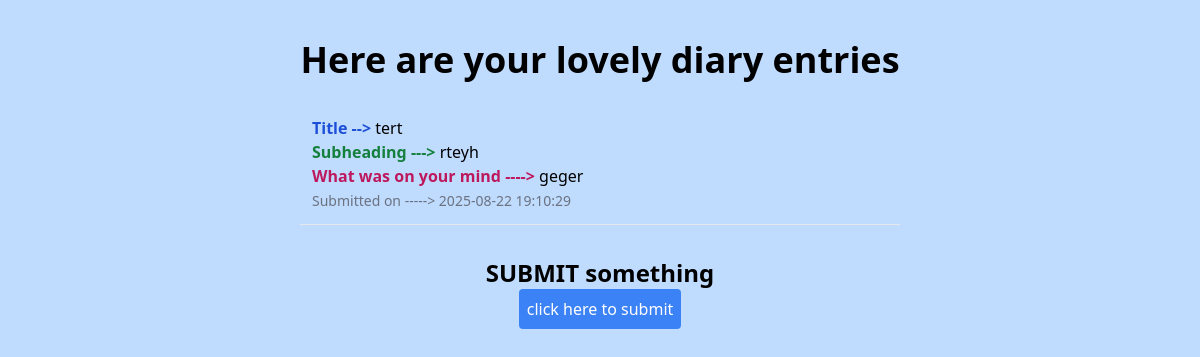
/all, run on an earlier commit of the app's database.
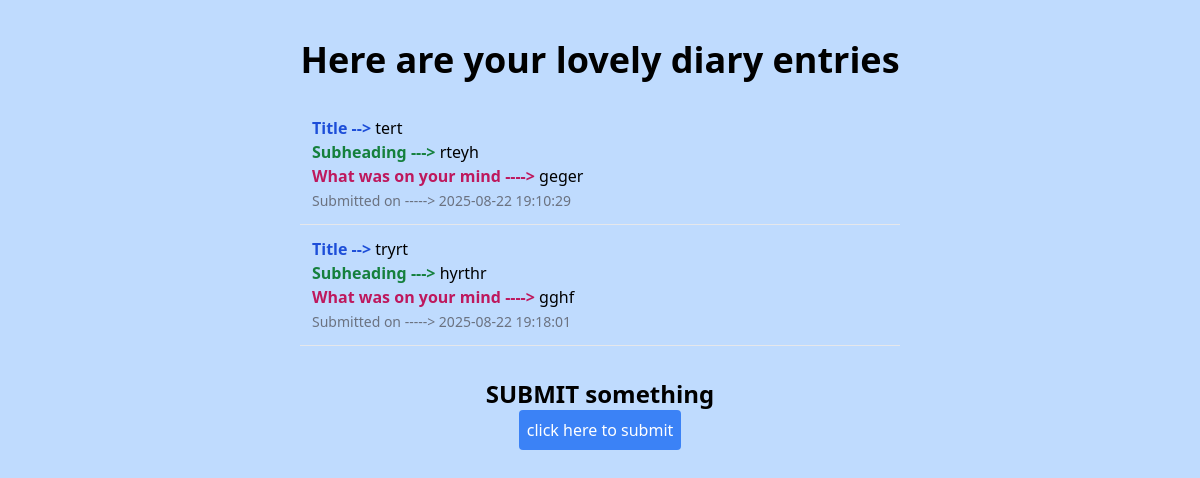
And on a later commit of the database.
### tables this page shows
CREATE TABLE entries (
        id INTEGER PRIMARY KEY AUTOINCREMENT,
        inp1 TEXT NOT NULL,
        inp2 TEXT NOT NULL,
        textbox TEXT,
        timestamp DATETIME DEFAULT CURRENT_TIMESTAMP
    );

### main.py (the view)
@app.route('/all')
def allview():
    user_name = "idk who you are"
    data = db.execute("SELECT * FROM entries")
    print(data)
    return render_template('all.html', user_name=user_name, data=data)

### templates/all.html (shortened to what this page needs)
<!DOCTYPE html>
<html lang="en">
<head>
    <script src="https://cdn.tailwindcss.com"></script>
</head>
<body class="bg-blue-200 p-10 text-center">
    <h1 class="text-4xl font-bold">Here are your lovely diary entries</h1>
    <ul class="max-w-[50vw] mx-auto text-left mt-6">
        {% for row in data %}
<li class="p-3 border-b border-gray-200">
        <span class="font-semibold text-blue-700">Title --></span> {{ row.inp1 }} <br>
        <span class="font-semibold text-green-700">Subheading ---></span> {{ row.inp2 }} <br>
        <span class="font-semibold text-pink-700">What was on your mind ----></span> {{ row.textbox }}
        <br> <span class="text-sm text-gray-500">Submitted on -----> {{ row.timestamp }}</span>
      </li>
      {% endfor %}
    </ul>
    <h2 class="text-2xl font-bold mt-8">SUBMIT something</h2>
    <a href="/">
        <button class="bg-blue-500 text-white p-2 rounded">click here to submit</button>
    </a>
</body>
</html>

What changed in the data, as far as the page shows it:
added entries: inp1 "tryrt", inp2 "hyrthr", textbox "gghf", timestamp "2025-08-22 19:18:01"
